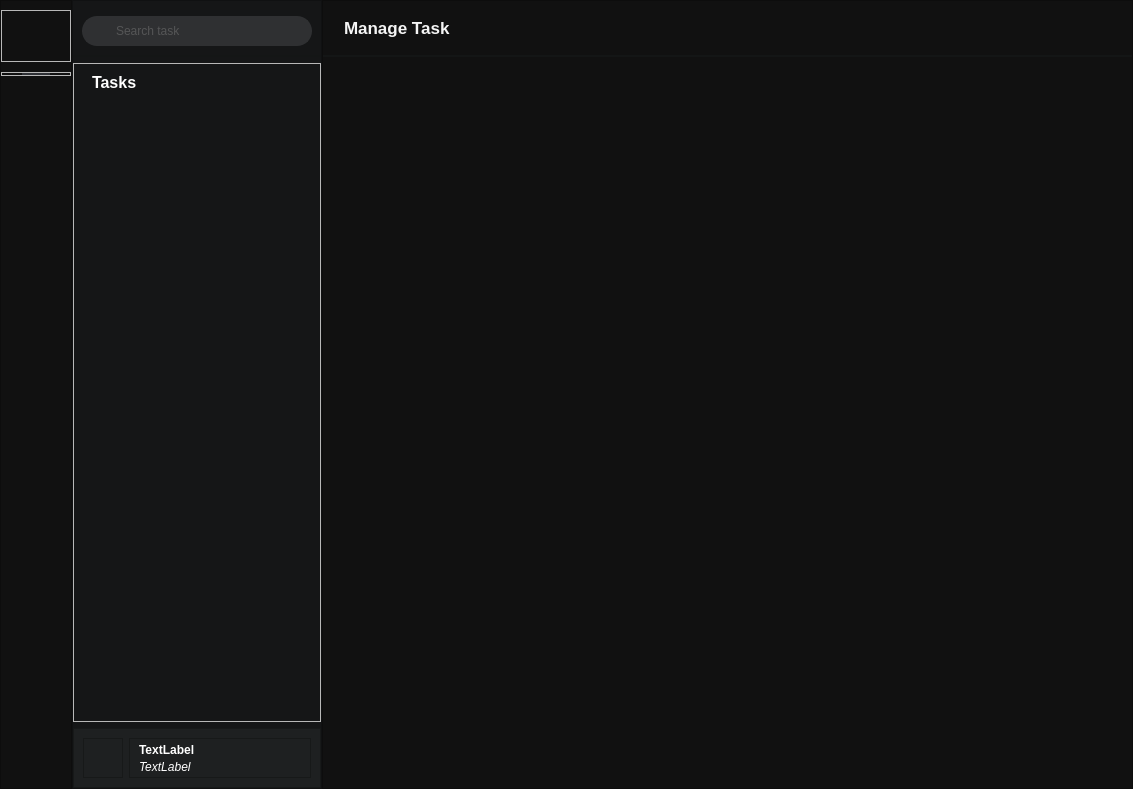
<?xml version="1.0" encoding="UTF-8"?>
<ui version="4.0">
 <class>MainWindow</class>
 <widget class="QMainWindow" name="MainWindow">
  <property name="geometry">
   <rect>
    <x>0</x>
    <y>0</y>
    <width>1133</width>
    <height>789</height>
   </rect>
  </property>
  <property name="windowTitle">
   <string>Chrona ver_0.1b</string>
  </property>
  <property name="windowIcon">
   <iconset resource="../Data/resources.qrc">
    <normaloff>:/icons_svg/Images/icons_svg/icon_logo.svg</normaloff>:/icons_svg/Images/icons_svg/icon_logo.svg</iconset>
  </property>
  <widget class="QWidget" name="centralwidget">
   <layout class="QHBoxLayout" name="horizontalLayout">
    <property name="spacing">
     <number>0</number>
    </property>
    <property name="leftMargin">
     <number>0</number>
    </property>
    <property name="topMargin">
     <number>0</number>
    </property>
    <property name="rightMargin">
     <number>0</number>
    </property>
    <property name="bottomMargin">
     <number>0</number>
    </property>
    <item>
     <widget class="QFrame" name="Frame_LeftPanel">
      <property name="minimumSize">
       <size>
        <width>72</width>
        <height>0</height>
       </size>
      </property>
      <property name="maximumSize">
       <size>
        <width>72</width>
        <height>16777215</height>
       </size>
      </property>
      <property name="styleSheet">
       <string notr="true">#Frame_LeftPanel
{
	background-color: rgb(17, 17, 17);
}</string>
      </property>
      <property name="frameShape">
       <enum>QFrame::StyledPanel</enum>
      </property>
      <property name="frameShadow">
       <enum>QFrame::Raised</enum>
      </property>
      <layout class="QVBoxLayout" name="verticalLayout_3">
       <property name="spacing">
        <number>10</number>
       </property>
       <property name="leftMargin">
        <number>0</number>
       </property>
       <property name="rightMargin">
        <number>0</number>
       </property>
       <property name="bottomMargin">
        <number>9</number>
       </property>
       <item>
        <widget class="QFrame" name="Frame_Logo">
         <property name="minimumSize">
          <size>
           <width>52</width>
           <height>52</height>
          </size>
         </property>
         <property name="styleSheet">
          <string notr="true">background-image: url(:/icons_svg/Images/icons_svg/icon_logo.svg);
background-position: center;
background-repeat: no-repeat;</string>
         </property>
         <property name="frameShape">
          <enum>QFrame::StyledPanel</enum>
         </property>
         <property name="frameShadow">
          <enum>QFrame::Raised</enum>
         </property>
        </widget>
       </item>
       <item>
        <widget class="QFrame" name="frame_9">
         <property name="frameShape">
          <enum>QFrame::StyledPanel</enum>
         </property>
         <property name="frameShadow">
          <enum>QFrame::Raised</enum>
         </property>
         <layout class="QVBoxLayout" name="verticalLayout_9">
          <property name="spacing">
           <number>0</number>
          </property>
          <property name="leftMargin">
           <number>20</number>
          </property>
          <property name="topMargin">
           <number>0</number>
          </property>
          <property name="rightMargin">
           <number>20</number>
          </property>
          <property name="bottomMargin">
           <number>0</number>
          </property>
          <item>
           <widget class="QFrame" name="frame_10">
            <property name="minimumSize">
             <size>
              <width>0</width>
              <height>2</height>
             </size>
            </property>
            <property name="maximumSize">
             <size>
              <width>16777215</width>
              <height>2</height>
             </size>
            </property>
            <property name="styleSheet">
             <string notr="true">background-color: #2F3136;
border-radius: 2px;</string>
            </property>
            <property name="frameShape">
             <enum>QFrame::StyledPanel</enum>
            </property>
            <property name="frameShadow">
             <enum>QFrame::Raised</enum>
            </property>
           </widget>
          </item>
         </layout>
        </widget>
       </item>
       <item>
        <widget class="QWidget" name="Widget_MachinesList" native="true">
         <property name="minimumSize">
          <size>
           <width>0</width>
           <height>0</height>
          </size>
         </property>
         <layout class="QVBoxLayout" name="verticalLayout_8">
          <property name="leftMargin">
           <number>0</number>
          </property>
          <property name="topMargin">
           <number>0</number>
          </property>
          <property name="rightMargin">
           <number>0</number>
          </property>
          <property name="bottomMargin">
           <number>0</number>
          </property>
         </layout>
        </widget>
       </item>
       <item>
        <widget class="QWidget" name="Widget_AddNewMachine" native="true">
         <layout class="QVBoxLayout" name="verticalLayout_5">
          <property name="leftMargin">
           <number>0</number>
          </property>
          <property name="topMargin">
           <number>0</number>
          </property>
          <property name="rightMargin">
           <number>0</number>
          </property>
          <property name="bottomMargin">
           <number>0</number>
          </property>
         </layout>
        </widget>
       </item>
       <item>
        <spacer name="verticalSpacer">
         <property name="orientation">
          <enum>Qt::Vertical</enum>
         </property>
         <property name="sizeHint" stdset="0">
          <size>
           <width>20</width>
           <height>496</height>
          </size>
         </property>
        </spacer>
       </item>
       <item>
        <widget class="QWidget" name="Widget_Settings" native="true">
         <layout class="QVBoxLayout" name="verticalLayout_4">
          <property name="leftMargin">
           <number>0</number>
          </property>
          <property name="topMargin">
           <number>0</number>
          </property>
          <property name="rightMargin">
           <number>0</number>
          </property>
          <property name="bottomMargin">
           <number>0</number>
          </property>
         </layout>
        </widget>
       </item>
      </layout>
     </widget>
    </item>
    <item>
     <widget class="QFrame" name="Frame_CenterPanel">
      <property name="minimumSize">
       <size>
        <width>250</width>
        <height>0</height>
       </size>
      </property>
      <property name="maximumSize">
       <size>
        <width>250</width>
        <height>16777215</height>
       </size>
      </property>
      <property name="styleSheet">
       <string notr="true">#Frame_CenterPanel
{
	background-color: rgb(21, 22, 23);
}</string>
      </property>
      <property name="frameShape">
       <enum>QFrame::StyledPanel</enum>
      </property>
      <property name="frameShadow">
       <enum>QFrame::Raised</enum>
      </property>
      <layout class="QVBoxLayout" name="verticalLayout_2">
       <property name="spacing">
        <number>6</number>
       </property>
       <property name="leftMargin">
        <number>0</number>
       </property>
       <property name="topMargin">
        <number>0</number>
       </property>
       <property name="rightMargin">
        <number>0</number>
       </property>
       <property name="bottomMargin">
        <number>0</number>
       </property>
       <item>
        <widget class="QWidget" name="widget" native="true">
         <property name="minimumSize">
          <size>
           <width>0</width>
           <height>48</height>
          </size>
         </property>
         <property name="maximumSize">
          <size>
           <width>16777215</width>
           <height>48</height>
          </size>
         </property>
         <property name="styleSheet">
          <string notr="true">QLineEdit {
	border: 2px solid rgb(47, 48, 50);
	border-radius: 15px;
	background-color: rgb(47, 48, 50);
	color: rgb(121, 121, 121);
	padding-left: 30px;
	padding-right: 10px;
	background-image: url(:/icons_svg/Images/icons_svg/icon_search.svg);
	background-repeat: none;
	background-position: left center;
}

QLineEdit:hover {
	color: rgb(230, 230, 230);
	border: 2px solid rgb(62, 63, 66);
}

QLineEdit:focus {
	color: rgb(230, 230, 230);
	border: 2px solid rgb(53, 54, 56);
	background-color: rgb(14, 14, 15);
}</string>
         </property>
         <layout class="QVBoxLayout" name="verticalLayout_11">
          <property name="topMargin">
           <number>12</number>
          </property>
          <property name="bottomMargin">
           <number>0</number>
          </property>
          <item>
           <widget class="QLineEdit" name="lineEdit">
            <property name="enabled">
             <bool>true</bool>
            </property>
            <property name="minimumSize">
             <size>
              <width>0</width>
              <height>30</height>
             </size>
            </property>
            <property name="placeholderText">
             <string>Search task</string>
            </property>
           </widget>
          </item>
         </layout>
        </widget>
       </item>
       <item>
        <widget class="QFrame" name="frame_7">
         <property name="minimumSize">
          <size>
           <width>0</width>
           <height>2</height>
          </size>
         </property>
         <property name="maximumSize">
          <size>
           <width>16777215</width>
           <height>2</height>
          </size>
         </property>
         <property name="styleSheet">
          <string notr="true">background-color: rgb(26, 28, 29);</string>
         </property>
         <property name="frameShape">
          <enum>QFrame::StyledPanel</enum>
         </property>
         <property name="frameShadow">
          <enum>QFrame::Raised</enum>
         </property>
        </widget>
       </item>
       <item>
        <widget class="QFrame" name="frame_2">
         <property name="frameShape">
          <enum>QFrame::StyledPanel</enum>
         </property>
         <property name="frameShadow">
          <enum>QFrame::Raised</enum>
         </property>
         <layout class="QVBoxLayout" name="verticalLayout_7">
          <property name="topMargin">
           <number>0</number>
          </property>
          <property name="bottomMargin">
           <number>0</number>
          </property>
          <item>
           <widget class="QWidget" name="widget_3" native="true">
            <property name="styleSheet">
             <string notr="true">QPushButton {
	background-image: url(:/icons_svg/Images/icons_svg/icon_task_add_dark.svg);
	background-position: center;
    background-repeat: no-repeat;
	border: none;
	outline: none;
	border-radius: 5px;
	text-align: left;
}</string>
            </property>
            <layout class="QHBoxLayout" name="horizontalLayout_8">
             <item>
              <widget class="QLabel" name="label">
               <property name="font">
                <font>
                 <pointsize>12</pointsize>
                 <bold>true</bold>
                </font>
               </property>
               <property name="styleSheet">
                <string notr="true">color: rgb(255, 255, 255);</string>
               </property>
               <property name="text">
                <string>Tasks</string>
               </property>
              </widget>
             </item>
             <item>
              <widget class="QPushButton" name="pushButton_2">
               <property name="minimumSize">
                <size>
                 <width>15</width>
                 <height>15</height>
                </size>
               </property>
               <property name="maximumSize">
                <size>
                 <width>15</width>
                 <height>15</height>
                </size>
               </property>
               <property name="styleSheet">
                <string notr="true">QPushButton:hover 
{ 
	background-image: url(:/icons_svg/Images/icons_svg/icon_task_add_bright.svg);
	background-position: center;
	background-repeat: no-repeat;
}</string>
               </property>
               <property name="text">
                <string/>
               </property>
               <property name="autoRepeat">
                <bool>false</bool>
               </property>
               <property name="flat">
                <bool>true</bool>
               </property>
              </widget>
             </item>
            </layout>
           </widget>
          </item>
          <item>
           <widget class="QWidget" name="Widget_TasksList" native="true">
            <layout class="QVBoxLayout" name="verticalLayout_6">
             <property name="spacing">
              <number>5</number>
             </property>
             <property name="leftMargin">
              <number>0</number>
             </property>
             <property name="topMargin">
              <number>0</number>
             </property>
             <property name="rightMargin">
              <number>0</number>
             </property>
             <property name="bottomMargin">
              <number>0</number>
             </property>
            </layout>
           </widget>
          </item>
          <item>
           <spacer name="verticalSpacer_2">
            <property name="orientation">
             <enum>Qt::Vertical</enum>
            </property>
            <property name="sizeHint" stdset="0">
             <size>
              <width>20</width>
              <height>40</height>
             </size>
            </property>
           </spacer>
          </item>
         </layout>
        </widget>
       </item>
       <item>
        <widget class="QFrame" name="Frame_CenterBottom">
         <property name="minimumSize">
          <size>
           <width>0</width>
           <height>60</height>
          </size>
         </property>
         <property name="maximumSize">
          <size>
           <width>16777215</width>
           <height>60</height>
          </size>
         </property>
         <property name="styleSheet">
          <string notr="true">background-color: rgb(30, 32, 33);</string>
         </property>
         <property name="frameShape">
          <enum>QFrame::StyledPanel</enum>
         </property>
         <property name="frameShadow">
          <enum>QFrame::Raised</enum>
         </property>
         <layout class="QHBoxLayout" name="horizontalLayout_2">
          <item>
           <widget class="QFrame" name="frame_13">
            <property name="minimumSize">
             <size>
              <width>40</width>
              <height>40</height>
             </size>
            </property>
            <property name="maximumSize">
             <size>
              <width>40</width>
              <height>40</height>
             </size>
            </property>
            <property name="styleSheet">
             <string notr="true">background-image: url(:/icons_svg/Images/icons_svg/icon_machine.svg);
background-position: center;
background-repeat: no-repeat;</string>
            </property>
            <property name="frameShape">
             <enum>QFrame::StyledPanel</enum>
            </property>
            <property name="frameShadow">
             <enum>QFrame::Raised</enum>
            </property>
           </widget>
          </item>
          <item>
           <widget class="QFrame" name="frame_14">
            <property name="frameShape">
             <enum>QFrame::StyledPanel</enum>
            </property>
            <property name="frameShadow">
             <enum>QFrame::Raised</enum>
            </property>
            <layout class="QVBoxLayout" name="verticalLayout_10">
             <property name="spacing">
              <number>2</number>
             </property>
             <property name="leftMargin">
              <number>9</number>
             </property>
             <property name="topMargin">
              <number>3</number>
             </property>
             <property name="rightMargin">
              <number>3</number>
             </property>
             <property name="bottomMargin">
              <number>3</number>
             </property>
             <item>
              <widget class="QLabel" name="Label_SelectedMachineName">
               <property name="font">
                <font>
                 <bold>true</bold>
                </font>
               </property>
               <property name="styleSheet">
                <string notr="true">color: rgb(255, 255, 255);</string>
               </property>
               <property name="text">
                <string>TextLabel</string>
               </property>
              </widget>
             </item>
             <item>
              <widget class="QLabel" name="Label_SelectedMachineIP">
               <property name="font">
                <font>
                 <italic>true</italic>
                </font>
               </property>
               <property name="styleSheet">
                <string notr="true">color: rgb(255, 255, 255);</string>
               </property>
               <property name="text">
                <string>TextLabel</string>
               </property>
              </widget>
             </item>
            </layout>
           </widget>
          </item>
         </layout>
        </widget>
       </item>
      </layout>
     </widget>
    </item>
    <item>
     <widget class="QFrame" name="Frame_RightPanel">
      <property name="styleSheet">
       <string notr="true">#Frame_RightPanel
{
	background-color: rgb(17, 17, 17);
}</string>
      </property>
      <property name="frameShape">
       <enum>QFrame::StyledPanel</enum>
      </property>
      <property name="frameShadow">
       <enum>QFrame::Raised</enum>
      </property>
      <layout class="QVBoxLayout" name="verticalLayout">
       <property name="leftMargin">
        <number>0</number>
       </property>
       <property name="topMargin">
        <number>0</number>
       </property>
       <property name="rightMargin">
        <number>0</number>
       </property>
       <property name="bottomMargin">
        <number>0</number>
       </property>
       <item>
        <widget class="QWidget" name="Widget_TopControl" native="true">
         <property name="minimumSize">
          <size>
           <width>0</width>
           <height>48</height>
          </size>
         </property>
         <property name="maximumSize">
          <size>
           <width>16777215</width>
           <height>48</height>
          </size>
         </property>
         <property name="styleSheet">
          <string notr="true">color: rgb(245, 245, 245);</string>
         </property>
         <layout class="QHBoxLayout" name="horizontalLayout_3">
          <property name="spacing">
           <number>15</number>
          </property>
          <property name="leftMargin">
           <number>12</number>
          </property>
          <property name="topMargin">
           <number>8</number>
          </property>
          <property name="rightMargin">
           <number>9</number>
          </property>
          <property name="bottomMargin">
           <number>0</number>
          </property>
          <item>
           <widget class="QWidget" name="widget_2" native="true">
            <layout class="QHBoxLayout" name="horizontalLayout_6">
             <property name="topMargin">
              <number>6</number>
             </property>
             <item>
              <widget class="QLabel" name="Label_PageName">
               <property name="font">
                <font>
                 <pointsize>13</pointsize>
                 <bold>true</bold>
                </font>
               </property>
               <property name="text">
                <string>Manage Task</string>
               </property>
              </widget>
             </item>
            </layout>
           </widget>
          </item>
          <item>
           <widget class="QWidget" name="Widget_TopButtonsList" native="true">
            <property name="styleSheet">
             <string notr="true">QPushButton {	
	border: none;
	outline: none;
	border-radius: 5px;
	text-align: left;
}
QPushButton:hover { background-color: rgb(30, 32, 35); }
QPushButton:pressed { background-color: rgb(118, 179, 157); }</string>
            </property>
            <layout class="QHBoxLayout" name="horizontalLayout_4">
             <property name="spacing">
              <number>10</number>
             </property>
             <property name="leftMargin">
              <number>0</number>
             </property>
             <property name="topMargin">
              <number>10</number>
             </property>
             <property name="rightMargin">
              <number>0</number>
             </property>
             <property name="bottomMargin">
              <number>8</number>
             </property>
            </layout>
           </widget>
          </item>
          <item>
           <spacer name="horizontalSpacer">
            <property name="orientation">
             <enum>Qt::Horizontal</enum>
            </property>
            <property name="sizeHint" stdset="0">
             <size>
              <width>663</width>
              <height>20</height>
             </size>
            </property>
           </spacer>
          </item>
          <item>
           <widget class="QWidget" name="Widget_ToogleButton" native="true">
            <layout class="QHBoxLayout" name="horizontalLayout_7">
             <property name="leftMargin">
              <number>0</number>
             </property>
             <property name="topMargin">
              <number>7</number>
             </property>
             <property name="rightMargin">
              <number>0</number>
             </property>
             <property name="bottomMargin">
              <number>7</number>
             </property>
            </layout>
           </widget>
          </item>
          <item>
           <widget class="QWidget" name="Widget_TopAdditionButtons" native="true">
            <property name="minimumSize">
             <size>
              <width>40</width>
              <height>40</height>
             </size>
            </property>
            <property name="maximumSize">
             <size>
              <width>40</width>
              <height>40</height>
             </size>
            </property>
            <property name="styleSheet">
             <string notr="true">QPushButton {	
	background-position: center;
    background-repeat: no-repeat;
	border: none;
	outline: none;
	border-radius: 5px;
	text-align: left;
}
QPushButton:hover { background-color: rgb(30, 32, 35); }
QPushButton:pressed { background-color: rgb(118, 179, 157); }</string>
            </property>
            <layout class="QHBoxLayout" name="horizontalLayout_5">
             <property name="leftMargin">
              <number>1</number>
             </property>
             <property name="topMargin">
              <number>1</number>
             </property>
             <property name="rightMargin">
              <number>1</number>
             </property>
             <property name="bottomMargin">
              <number>1</number>
             </property>
             <item>
              <widget class="QPushButton" name="pushButton">
               <property name="minimumSize">
                <size>
                 <width>38</width>
                 <height>38</height>
                </size>
               </property>
               <property name="styleSheet">
                <string notr="true">background-image: url(:/icons_svg/Images/icons_svg/icon_tasks_notification.svg);
background-position: center;
background-repeat: no-repeat;</string>
               </property>
               <property name="text">
                <string/>
               </property>
              </widget>
             </item>
            </layout>
           </widget>
          </item>
         </layout>
        </widget>
       </item>
       <item>
        <widget class="QFrame" name="Frame_Separator">
         <property name="minimumSize">
          <size>
           <width>0</width>
           <height>2</height>
          </size>
         </property>
         <property name="maximumSize">
          <size>
           <width>16777215</width>
           <height>2</height>
          </size>
         </property>
         <property name="styleSheet">
          <string notr="true">background-color: rgb(26, 28, 29);</string>
         </property>
         <property name="frameShape">
          <enum>QFrame::StyledPanel</enum>
         </property>
         <property name="frameShadow">
          <enum>QFrame::Raised</enum>
         </property>
        </widget>
       </item>
       <item>
        <widget class="QStackedWidget" name="StackedWidget_Right_CenterPanel">
         <property name="currentIndex">
          <number>1</number>
         </property>
         <widget class="QWidget" name="Widget_TaskInfo">
          <property name="styleSheet">
           <string notr="true">background-color: rgb(17, 17, 17);</string>
          </property>
         </widget>
         <widget class="QWidget" name="Widget_TaskControl">
          <property name="styleSheet">
           <string notr="true">background-color: rgb(17, 17, 17);</string>
          </property>
         </widget>
        </widget>
       </item>
      </layout>
     </widget>
    </item>
   </layout>
  </widget>
 </widget>
 <resources>
  <include location="../Data/resources.qrc"/>
 </resources>
 <connections/>
</ui>
